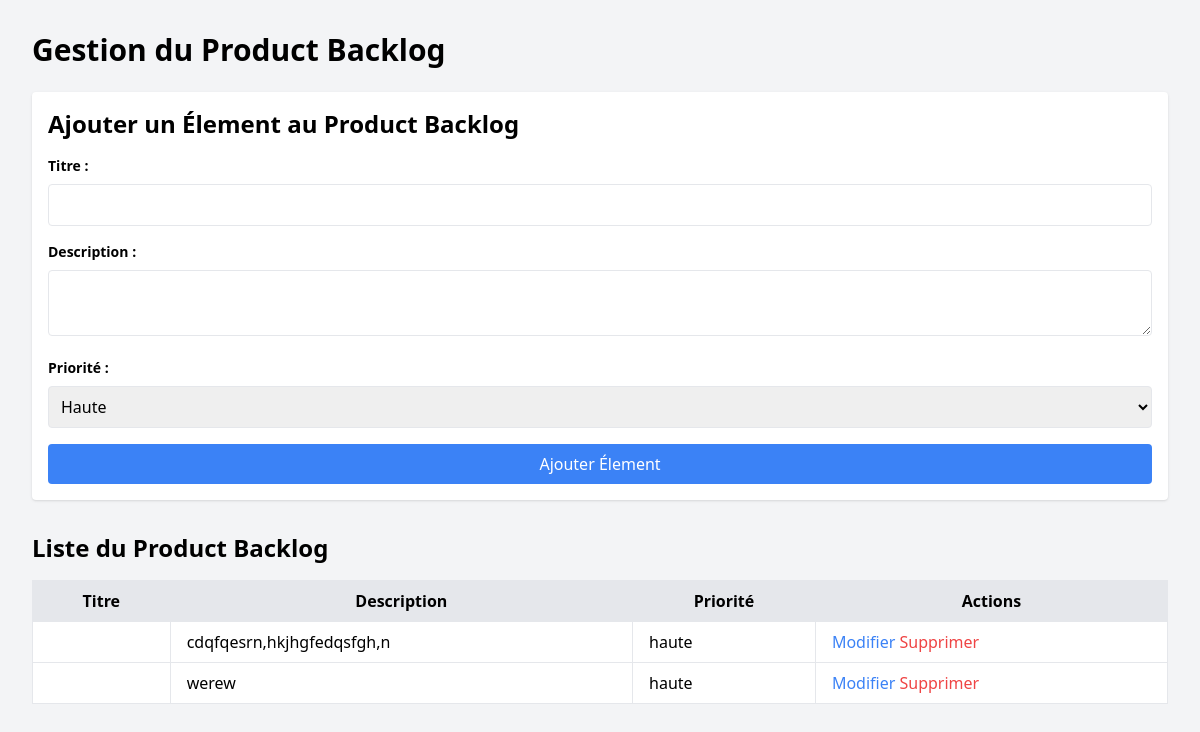
The page /admin/gestion_product_backlog.php on the database its author committed.
### tables this page shows
CREATE TABLE `product_backlog` (
  `id` int(11) NOT NULL,
  `titre` varchar(255) NOT NULL,
  `description` text NOT NULL,
  `priorite` enum('haute','moyenne','basse') NOT NULL,
  `date_creation` timestamp NOT NULL DEFAULT current_timestamp(),
  `nom_fonctionnalite` varchar(255) NOT NULL,
  `fonctionnalite` varchar(255) NOT NULL
);

### admin/gestion_product_backlog.php (the view, shortened to what this page needs)
<?php
include '../includes/db.php';
$stmt = $pdo->query("SELECT * FROM product_backlog");
$product_backlog = $stmt->fetchAll(PDO::FETCH_ASSOC);
?>
<!DOCTYPE html>
<html lang="fr">
<head>
    <script src="https://cdn.tailwindcss.com"></script>
</head>
<body class="bg-gray-100">
    <div class="max-w-7xl mx-auto p-8">
        <h1 class="text-3xl font-bold mb-6">Gestion du Product Backlog</h1>
        <form action="" method="POST" class="mb-8 bg-white p-4 rounded shadow">
            <h2 class="text-2xl font-bold mb-4">Ajouter un Élement au Product Backlog</h2>
            <div class="mb-4">
                <label for="titre" class="block text-sm font-bold mb-2">Titre :</label>
                <input type="text" id="titre" name="titre" class="border rounded w-full p-2" required>
            </div>
            <div class="mb-4">
                <label for="description" class="block text-sm font-bold mb-2">Description :</label>
                <textarea id="description" name="description" class="border rounded w-full p-2" required></textarea>
            </div>
            <div class="mb-4">
                <label for="priorite" class="block text-sm font-bold mb-2">Priorité :</label>
                <select id="priorite" name="priorite" class="border rounded w-full p-2" required>
                    <option value="haute">Haute</option>
                </select>
            </div>
            <button type="submit" name="ajouter_backlog" class="bg-blue-500 text-white p-2 rounded hover:bg-blue-600 w-full">Ajouter Élement</button>
        </form>
        <h2 class="text-2xl font-bold mb-4">Liste du Product Backlog</h2>
        <table class="min-w-full bg-white border rounded">
            <thead>
                <tr class="bg-gray-200">
                    <th class="py-2 px-4 border">Titre</th>
                    <th class="py-2 px-4 border">Description</th>
                    <th class="py-2 px-4 border">Priorité</th>
                    <th class="py-2 px-4 border">Actions</th>
                </tr>
            </thead>
            <tbody>
                <?php foreach ($product_backlog as $item): ?>
                    <tr>
                        <td class="py-2 px-4 border"><?php echo htmlspecialchars($item['titre']); ?></td>
                        <td class="py-2 px-4 border"><?php echo htmlspecialchars($item['description']); ?></td>
                        <td class="py-2 px-4 border"><?php echo htmlspecialchars($item['priorite']); ?></td>
                        <td class="py-2 px-4 border">
                            <a href="modifier_backlog.php?id=<?php echo $item['id']; ?>" class="text-blue-500">Modifier</a>
                            <a href="supprimer_backlog.php?id=<?php echo $item['id']; ?>" class="text-red-500">Supprimer</a>
                        </td>
                    </tr>
                <?php endforeach; ?>
            </tbody>
        </table>
    </div>
</body>
</html>

### rows shown on the page
product_backlog: description "cdqfqesrn,hkjhgfedqsfgh,n", priorite "haute"
product_backlog: description "werew", priorite "haute"
